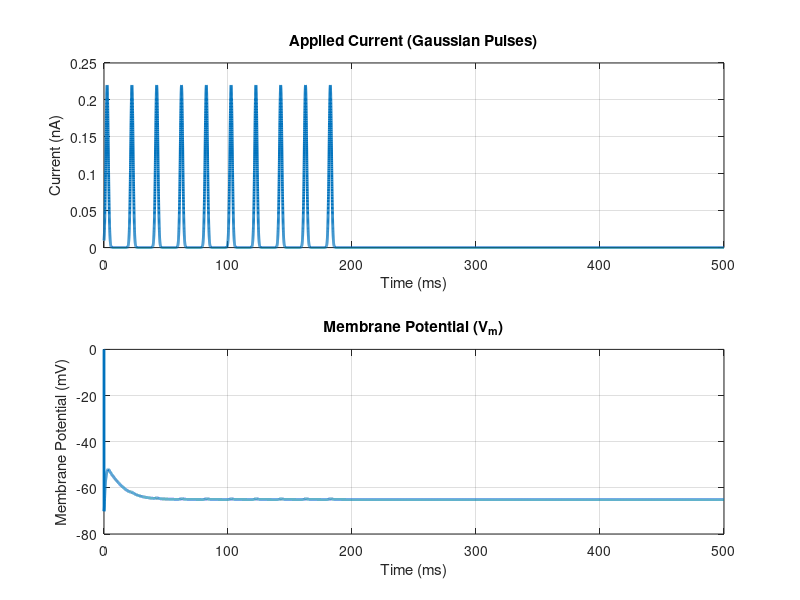

Reproduce this figure in MATLAB.
% Hodgkin-Huxley Neuron Model Simulation with Gaussian-Shaped Pulses
clear all;

% Parameters
C_m = 100e-12;    % Membrane capacitance (F/cm^2)
g_Na = 12e-6;     % Maximum sodium conductance (S/cm^2)
g_K = 3.6e-6;     % Maximum potassium conductance (S/cm^2)
g_L = 30e-9;      % Leak conductance (S/cm^2)
E_Na = 45e-3;     % Sodium reversal potential (V)
E_K = -82e-3;     % Potassium reversal potential (V)
E_L = -60e-3;     % Leak reversal potential (V)
V_rest = -70.2e-3;% Resting membrane potential (V)

% Time parameters
dt = 0.02e-3;  % Reduced time step (s) for better accuracy
T = 0.5;       % Total simulation time (s)
time = 0:dt:T; % Time vector

% Applied current: Gaussian pulses
pulse_duration = 5e-3;  % Pulse duration (s)
pulse_amplitude = 0.22e-9; % Pulse amplitude (A)
pulse_count = 10;       % Number of pulses
pulse_delay = 15e-3;    % Delay between pulses (s)
sigma = 1e-3;           % Standard deviation for Gaussian pulse (s)

% Generate Gaussian pulses
I_ext = zeros(size(time));
for i = 0:(pulse_count-1)
    pulse_center = (i * (pulse_duration + pulse_delay)) + (pulse_duration / 2);
    I_ext = I_ext + pulse_amplitude * exp(-((time - pulse_center).^2) / (2 * sigma^2));
end

% Initialize variables
V = V_rest * ones(size(time));  % Membrane potential (V)
m = 0.0;   % Sodium activation gating variable
h = 0.0;   % Sodium inactivation gating variable
n = 0.0;   % Potassium activation gating variable

% Storage for gating variables over time
m_values = zeros(size(time));
h_values = zeros(size(time));
n_values = zeros(size(time));
V_values = zeros(size(time));

% Define rate functions for gating variables
alpha_m = @(V) (1e5 * (V + 0.045)) ./ (exp(100 * (V + 0.045)) - 1);
beta_m = @(V) 4e3 * exp((V + 0.070) / 0.018);
alpha_h = @(V) 70 * exp(50 * (V + 0.070));
beta_h = @(V) 1e3 ./ (1 + exp(100 * (V + 0.040)));
alpha_n = @(V) (1e4 * (V + 0.060)) ./ (exp(100 * (V + 0.060)) - 1);
beta_n = @(V) 125 * exp((V + 0.070) / 0.08);

% Simulation loop
for t = 2:length(time)
    % Update gating variables using Euler method
    m = m + dt * (alpha_m(V(t-1)) * (1 - m) - beta_m(V(t-1)) * m);
    h = h + dt * (alpha_h(V(t-1)) * (1 - h) - beta_h(V(t-1)) * h);
    n = n + dt * (alpha_n(V(t-1)) * (1 - n) - beta_n(V(t-1)) * n);
    
    % Compute conductances for sodium and potassium
    g_Na_t = g_Na * (m^3) * h;
    g_K_t = g_K * (n^4);
    
    % Compute ionic currents
    I_Na = g_Na_t * (V(t-1) - E_Na);
    I_K = g_K_t * (V(t-1) - E_K);
    I_L = g_L * (V(t-1) - E_L);
    
    % Update membrane potential using Euler's method
    V(t) = V(t-1) + dt * (I_ext(t) - (I_Na + I_K + I_L)) / C_m;
    
    % Store values for plotting
    m_values(t) = m;
    h_values(t) = h;
    n_values(t) = n;
    V_values(t) = V(t);
end

% Plot applied current and membrane potential
figure;

% Plot applied current
subplot(2, 1, 1);
plot(time * 1e3, I_ext * 1e9, 'LineWidth', 2); % Convert to nA for plotting
title('Applied Current (Gaussian Pulses)');
xlabel('Time (ms)');
ylabel('Current (nA)');
grid on;

% Plot membrane potential
subplot(2, 1, 2);
plot(time * 1e3, V_values * 1e3, 'LineWidth', 2); % Convert to mV for plotting
title('Membrane Potential (V_m)');
xlabel('Time (ms)');
ylabel('Membrane Potential (mV)');
grid on;
